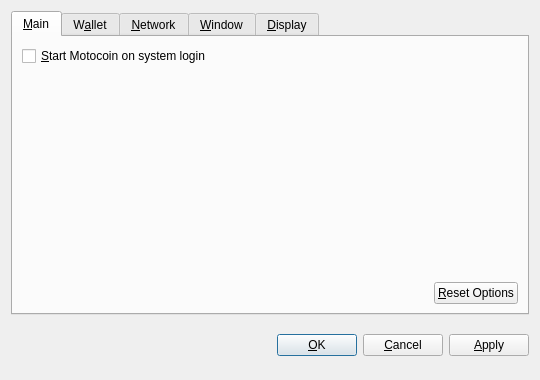
<?xml version="1.0" encoding="UTF-8"?>
<ui version="4.0">
 <class>OptionsDialog</class>
 <widget class="QDialog" name="OptionsDialog">
  <property name="geometry">
   <rect>
    <x>0</x>
    <y>0</y>
    <width>540</width>
    <height>380</height>
   </rect>
  </property>
  <property name="windowTitle">
   <string>Options</string>
  </property>
  <property name="modal">
   <bool>true</bool>
  </property>
  <layout class="QVBoxLayout" name="verticalLayout">
   <item>
    <widget class="QTabWidget" name="tabWidget">
     <property name="tabPosition">
      <enum>QTabWidget::North</enum>
     </property>
     <property name="currentIndex">
      <number>0</number>
     </property>
     <widget class="QWidget" name="tabMain">
      <attribute name="title">
       <string>&amp;Main</string>
      </attribute>
      <layout class="QVBoxLayout" name="verticalLayout_Main">
       <item>
        <widget class="QCheckBox" name="bitcoinAtStartup">
         <property name="toolTip">
          <string>Automatically start Motocoin after logging in to the system.</string>
         </property>
         <property name="text">
          <string>&amp;Start Motocoin on system login</string>
         </property>
        </widget>
       </item>
       <item>
        <spacer name="verticalSpacer_Main">
         <property name="orientation">
          <enum>Qt::Vertical</enum>
         </property>
         <property name="sizeHint" stdset="0">
          <size>
           <width>20</width>
           <height>40</height>
          </size>
         </property>
        </spacer>
       </item>
       <item>
        <layout class="QHBoxLayout" name="horizontalLayout_2_Main">
         <item>
          <spacer name="horizontalSpacer_2_Main">
           <property name="orientation">
            <enum>Qt::Horizontal</enum>
           </property>
           <property name="sizeHint" stdset="0">
            <size>
             <width>40</width>
             <height>20</height>
            </size>
           </property>
          </spacer>
         </item>
         <item>
          <widget class="QPushButton" name="resetButton">
           <property name="toolTip">
            <string>Reset all client options to default.</string>
           </property>
           <property name="text">
            <string>&amp;Reset Options</string>
           </property>
           <property name="autoDefault">
            <bool>false</bool>
           </property>
          </widget>
         </item>
        </layout>
       </item>
      </layout>
     </widget>
     <widget class="QWidget" name="tabWallet">
      <attribute name="title">
       <string>W&amp;allet</string>
      </attribute>
      <layout class="QVBoxLayout" name="verticalLayout_Wallet">
       <item>
        <widget class="QLabel" name="transactionFeeInfoLabel">
         <property name="text">
          <string>Optional transaction fee per kB that helps make sure your transactions are processed quickly. Most transactions are 1 kB.</string>
         </property>
         <property name="textFormat">
          <enum>Qt::PlainText</enum>
         </property>
         <property name="wordWrap">
          <bool>true</bool>
         </property>
        </widget>
       </item>
       <item>
        <layout class="QHBoxLayout" name="horizontalLayout_1_Main">
         <item>
          <widget class="QLabel" name="transactionFeeLabel">
           <property name="text">
            <string>Pay transaction &amp;fee</string>
           </property>
           <property name="textFormat">
            <enum>Qt::PlainText</enum>
           </property>
           <property name="buddy">
            <cstring>transactionFee</cstring>
           </property>
          </widget>
         </item>
         <item>
          <widget class="BitcoinAmountField" name="transactionFee"/>
         </item>
         <item>
          <spacer name="horizontalSpacer_1_Main">
           <property name="orientation">
            <enum>Qt::Horizontal</enum>
           </property>
           <property name="sizeHint" stdset="0">
            <size>
             <width>40</width>
             <height>20</height>
            </size>
           </property>
          </spacer>
         </item>
        </layout>
       </item>
       <item>
        <widget class="QLabel" name="label">
         <property name="text">
          <string>If you disable the spending of unconfirmed change, the change from a transaction cannot be used until that transaction has at least one confirmation. This also affects how your balance is computed.</string>
         </property>
         <property name="wordWrap">
          <bool>true</bool>
         </property>
        </widget>
       </item>
       <item>
        <widget class="QCheckBox" name="spendZeroConfChange">
         <property name="text">
          <string>Spend unconfirmed change  (experts only)</string>
         </property>
        </widget>
       </item>
       <item>
        <spacer name="verticalSpacer">
         <property name="orientation">
          <enum>Qt::Vertical</enum>
         </property>
         <property name="sizeHint" stdset="0">
          <size>
           <width>20</width>
           <height>40</height>
          </size>
         </property>
        </spacer>
       </item>
      </layout>
     </widget>
     <widget class="QWidget" name="tabNetwork">
      <attribute name="title">
       <string>&amp;Network</string>
      </attribute>
      <layout class="QVBoxLayout" name="verticalLayout_Network">
       <item>
        <widget class="QCheckBox" name="mapPortUpnp">
         <property name="toolTip">
          <string>Automatically open the Motocoin client port on the router. This only works when your router supports UPnP and it is enabled.</string>
         </property>
         <property name="text">
          <string>Map port using &amp;UPnP</string>
         </property>
        </widget>
       </item>
       <item>
        <widget class="QCheckBox" name="connectSocks">
         <property name="toolTip">
          <string>Connect to the Motocoin network through a SOCKS proxy (e.g. when connecting through Tor).</string>
         </property>
         <property name="text">
          <string>&amp;Connect through SOCKS proxy:</string>
         </property>
        </widget>
       </item>
       <item>
        <layout class="QHBoxLayout" name="horizontalLayout_Network">
         <item>
          <widget class="QLabel" name="proxyIpLabel">
           <property name="text">
            <string>Proxy &amp;IP:</string>
           </property>
           <property name="textFormat">
            <enum>Qt::PlainText</enum>
           </property>
           <property name="buddy">
            <cstring>proxyIp</cstring>
           </property>
          </widget>
         </item>
         <item>
          <widget class="QValidatedLineEdit" name="proxyIp">
           <property name="maximumSize">
            <size>
             <width>140</width>
             <height>16777215</height>
            </size>
           </property>
           <property name="toolTip">
            <string>IP address of the proxy (e.g. 127.0.0.1)</string>
           </property>
          </widget>
         </item>
         <item>
          <widget class="QLabel" name="proxyPortLabel">
           <property name="text">
            <string>&amp;Port:</string>
           </property>
           <property name="textFormat">
            <enum>Qt::PlainText</enum>
           </property>
           <property name="buddy">
            <cstring>proxyPort</cstring>
           </property>
          </widget>
         </item>
         <item>
          <widget class="QLineEdit" name="proxyPort">
           <property name="maximumSize">
            <size>
             <width>55</width>
             <height>16777215</height>
            </size>
           </property>
           <property name="toolTip">
            <string>Port of the proxy (e.g. 9050)</string>
           </property>
          </widget>
         </item>
         <item>
          <widget class="QLabel" name="socksVersionLabel">
           <property name="text">
            <string>SOCKS &amp;Version:</string>
           </property>
           <property name="textFormat">
            <enum>Qt::PlainText</enum>
           </property>
           <property name="buddy">
            <cstring>socksVersion</cstring>
           </property>
          </widget>
         </item>
         <item>
          <widget class="QValueComboBox" name="socksVersion">
           <property name="toolTip">
            <string>SOCKS version of the proxy (e.g. 5)</string>
           </property>
          </widget>
         </item>
         <item>
          <spacer name="horizontalSpacer_Network">
           <property name="orientation">
            <enum>Qt::Horizontal</enum>
           </property>
           <property name="sizeHint" stdset="0">
            <size>
             <width>40</width>
             <height>20</height>
            </size>
           </property>
          </spacer>
         </item>
        </layout>
       </item>
       <item>
        <spacer name="verticalSpacer_Network">
         <property name="orientation">
          <enum>Qt::Vertical</enum>
         </property>
         <property name="sizeHint" stdset="0">
          <size>
           <width>20</width>
           <height>40</height>
          </size>
         </property>
        </spacer>
       </item>
      </layout>
     </widget>
     <widget class="QWidget" name="tabWindow">
      <attribute name="title">
       <string>&amp;Window</string>
      </attribute>
      <layout class="QVBoxLayout" name="verticalLayout_Window">
       <item>
        <widget class="QCheckBox" name="minimizeToTray">
         <property name="toolTip">
          <string>Show only a tray icon after minimizing the window.</string>
         </property>
         <property name="text">
          <string>&amp;Minimize to the tray instead of the taskbar</string>
         </property>
        </widget>
       </item>
       <item>
        <widget class="QCheckBox" name="minimizeOnClose">
         <property name="toolTip">
          <string>Minimize instead of exit the application when the window is closed. When this option is enabled, the application will be closed only after selecting Quit in the menu.</string>
         </property>
         <property name="text">
          <string>M&amp;inimize on close</string>
         </property>
        </widget>
       </item>
       <item>
        <spacer name="verticalSpacer_Window">
         <property name="orientation">
          <enum>Qt::Vertical</enum>
         </property>
         <property name="sizeHint" stdset="0">
          <size>
           <width>20</width>
           <height>40</height>
          </size>
         </property>
        </spacer>
       </item>
      </layout>
     </widget>
     <widget class="QWidget" name="tabDisplay">
      <attribute name="title">
       <string>&amp;Display</string>
      </attribute>
      <layout class="QVBoxLayout" name="verticalLayout_Display">
       <item>
        <layout class="QHBoxLayout" name="horizontalLayout_1_Display">
         <item>
          <widget class="QLabel" name="langLabel">
           <property name="text">
            <string>User Interface &amp;language:</string>
           </property>
           <property name="textFormat">
            <enum>Qt::PlainText</enum>
           </property>
           <property name="buddy">
            <cstring>lang</cstring>
           </property>
          </widget>
         </item>
         <item>
          <widget class="QValueComboBox" name="lang">
           <property name="toolTip">
            <string>The user interface language can be set here. This setting will take effect after restarting Motocoin.</string>
           </property>
          </widget>
         </item>
        </layout>
       </item>
       <item>
        <layout class="QHBoxLayout" name="horizontalLayout_2_Display">
         <item>
          <widget class="QLabel" name="unitLabel">
           <property name="text">
            <string>&amp;Unit to show amounts in:</string>
           </property>
           <property name="textFormat">
            <enum>Qt::PlainText</enum>
           </property>
           <property name="buddy">
            <cstring>unit</cstring>
           </property>
          </widget>
         </item>
         <item>
          <widget class="QValueComboBox" name="unit">
           <property name="toolTip">
            <string>Choose the default subdivision unit to show in the interface and when sending coins.</string>
           </property>
          </widget>
         </item>
        </layout>
       </item>
       <item>
        <widget class="QCheckBox" name="displayAddresses">
         <property name="toolTip">
          <string>Whether to show Motocoin addresses in the transaction list or not.</string>
         </property>
         <property name="text">
          <string>&amp;Display addresses in transaction list</string>
         </property>
        </widget>
       </item>
       <item>
        <widget class="QCheckBox" name="coinControlFeatures">
         <property name="toolTip">
          <string>Whether to show coin control features or not.</string>
         </property>
         <property name="text">
          <string>Display coin &amp;control features (experts only!)</string>
         </property>
        </widget>
       </item>
       <item>
        <spacer name="verticalSpacer_Display">
         <property name="orientation">
          <enum>Qt::Vertical</enum>
         </property>
         <property name="sizeHint" stdset="0">
          <size>
           <width>20</width>
           <height>40</height>
          </size>
         </property>
        </spacer>
       </item>
      </layout>
     </widget>
    </widget>
   </item>
   <item>
    <layout class="QHBoxLayout" name="horizontalLayout_Buttons">
     <item>
      <spacer name="horizontalSpacer_1">
       <property name="orientation">
        <enum>Qt::Horizontal</enum>
       </property>
       <property name="sizeHint" stdset="0">
        <size>
         <width>40</width>
         <height>48</height>
        </size>
       </property>
      </spacer>
     </item>
     <item>
      <widget class="QLabel" name="statusLabel">
       <property name="font">
        <font>
         <weight>75</weight>
         <bold>true</bold>
        </font>
       </property>
       <property name="text">
        <string/>
       </property>
       <property name="textFormat">
        <enum>Qt::PlainText</enum>
       </property>
       <property name="wordWrap">
        <bool>true</bool>
       </property>
      </widget>
     </item>
     <item>
      <spacer name="horizontalSpacer_2">
       <property name="orientation">
        <enum>Qt::Horizontal</enum>
       </property>
       <property name="sizeHint" stdset="0">
        <size>
         <width>40</width>
         <height>48</height>
        </size>
       </property>
      </spacer>
     </item>
     <item>
      <widget class="QPushButton" name="okButton">
       <property name="text">
        <string>&amp;OK</string>
       </property>
      </widget>
     </item>
     <item>
      <widget class="QPushButton" name="cancelButton">
       <property name="text">
        <string>&amp;Cancel</string>
       </property>
       <property name="autoDefault">
        <bool>false</bool>
       </property>
      </widget>
     </item>
     <item>
      <widget class="QPushButton" name="applyButton">
       <property name="text">
        <string>&amp;Apply</string>
       </property>
       <property name="autoDefault">
        <bool>false</bool>
       </property>
      </widget>
     </item>
    </layout>
   </item>
  </layout>
 </widget>
 <customwidgets>
  <customwidget>
   <class>BitcoinAmountField</class>
   <extends>QSpinBox</extends>
   <header>bitcoinamountfield.h</header>
  </customwidget>
  <customwidget>
   <class>QValueComboBox</class>
   <extends>QComboBox</extends>
   <header>qvaluecombobox.h</header>
  </customwidget>
  <customwidget>
   <class>QValidatedLineEdit</class>
   <extends>QLineEdit</extends>
   <header>qvalidatedlineedit.h</header>
  </customwidget>
 </customwidgets>
 <resources/>
 <connections/>
</ui>
